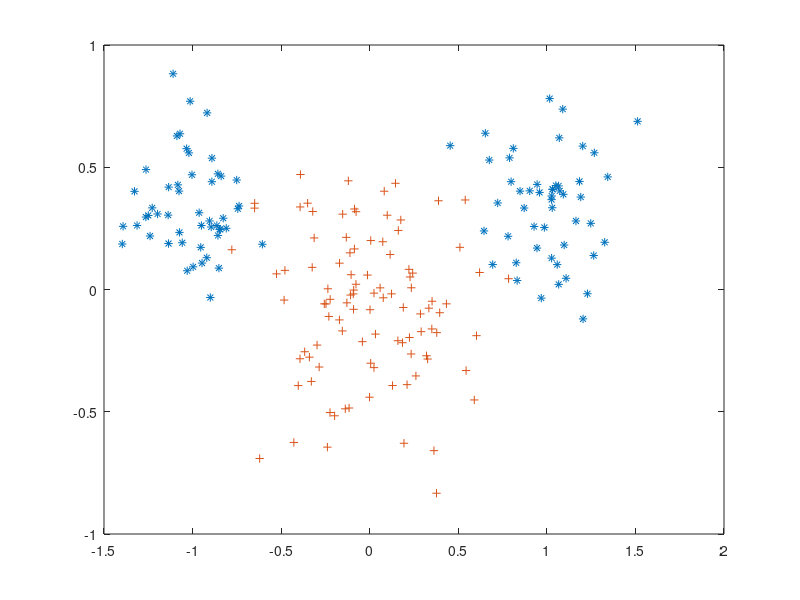

Source code (MATLAB):
%Non-separable data for single layer

classA(1,:) = [randn(1,50) .* 0.2 - 1.0, ...
                randn(1,50) .* 0.2 + 1.0];
classA(2,:) = randn(1,100) .* 0.2 + 0.3;
classB(1,:) = randn(1,100) .* 0.3 + 0.0;
classB(2,:) = randn(1,100) .* 0.3 - 0.1;


%Pattern creation

patterns = [classA, classB];
targets = [ones(1, 100), -ones(1, 100)];

permute = randperm(200);
patterns = patterns(:, permute);
targets = targets(:, permute);

[insize, ndata] = size(patterns);
[outsize, ndata] = size(targets);

plot (patterns(1, find(targets>0)), ...
patterns(2, find(targets>0)), '*', ...
patterns(1, find(targets<0)), ...
patterns(2, find(targets<0)), '+');
